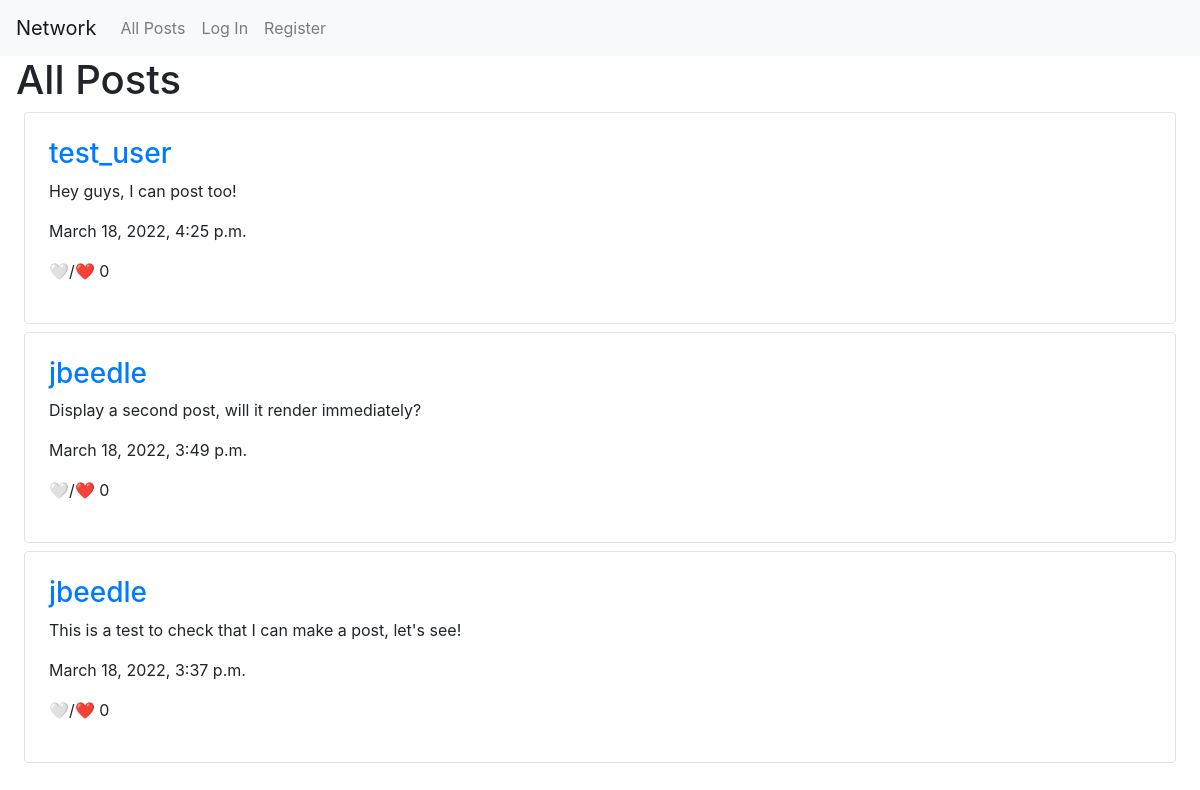
The page / on the database its author committed.
### network/models.py (models this page shows, shortened)
class Post(models.Model):
    user = models.ForeignKey(User, on_delete=models.CASCADE, related_name='posts')
    content = models.CharField(max_length=300)
    likes = models.PositiveIntegerField(default=0)
    user_likes = models.ManyToManyField(User)
    created = models.DateTimeField(auto_now_add=True)
    class Meta:
        ordering = ['-created']

class User(AbstractUser):
    following = models.ManyToManyField('self', blank=True, related_name='followers', symmetrical=False)

### network/views.py (the view)
# urls.py: path("", views.index, name="index"),
def index(request):
    return render(request, "network/index.html", {
        'posts': Post.objects.all()
    })

### network/templates/network/index.html (shortened to what this page needs)
{% extends "network/layout.html" %}
{% block body %}
    <h1 class="ml-3">All Posts</h1>
    {% for post in posts %}
        <div class="border rounded mx-4 mb-2 p-4">
            <h3><a href="{% url 'profile' post.user.username %}">{{ post.user.username }}</a></h3>
            <p>{{ post.content}}</p>
            <p>{{ post.created }}</p>
            <p>🤍/❤️ {{ post.likes }}</p>
        </div>
    {% endfor %}
{% endblock %}

### rows shown on the page
Post: user.username "test_user", content "Hey guys, I can post too!", created "March 18, 2022, 4:25 p.m.", likes "0"
Post: user.username "jbeedle", content "Display a second post, will it render immediately?", created "March 18, 2022, 3:49 p.m.", likes "0"
Post: user.username "jbeedle", content "This is a test to check that I can make a post, let's see!", created "March 18, 2022, 3:37 p.m.", likes "0"
